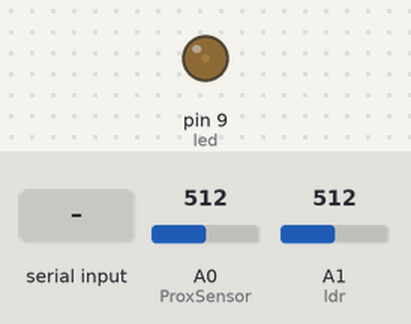
The sketch below on a simulated Arduino Uno, built with avr-gcc and run on an emulated ATmega328P. Parts: output pins drawn as LEDs (lit = HIGH). The test bench sets the inputs (shaded band); at power-on: A0 (ProxSensor) = 512, A1 (ldr) = 512. What the sketch prints to the serial monitor is not drawn.

Above: at 4.2 s.
4.3 s: A0 (ProxSensor) set to 160
5.8 s: A0 (ProxSensor) set to 134
At 6.5 s:
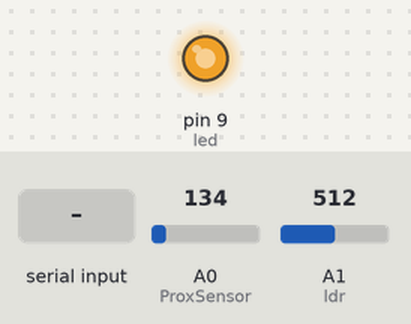
7.7 s: "OFF" received over the second serial link
At 10.2 s:
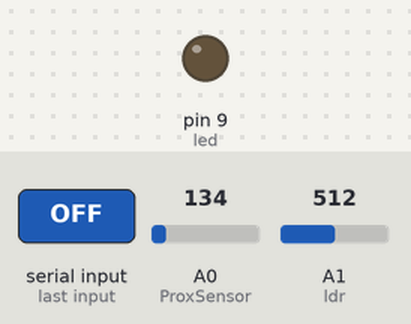
10.9 s: "1" received over the second serial link
At 11.5 s:
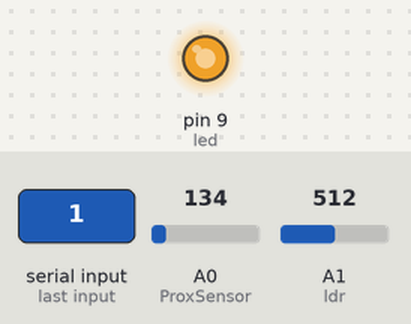
12.4 s: A0 (ProxSensor) set to 306
At 12.8 s:
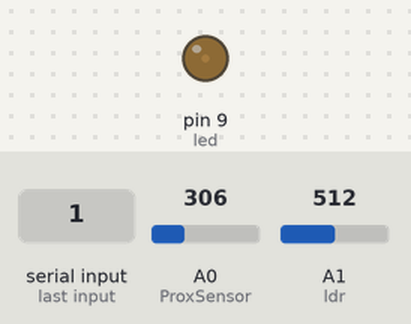
Timing chart, 0 to 15.0 s (numbered marks = the images above; inputs shaded):
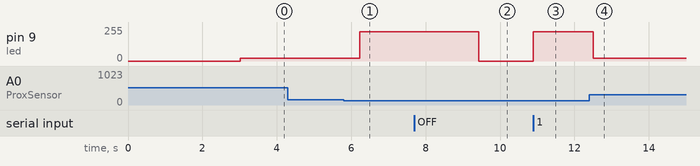

The sketch:

Arduino_UNO.ino
```cpp
const int ldr = A1 ;
const int ProxSensor= A0;
const int led=9;
int inputVal = 0;
String t="ON";
String data1="";
int value;

#include<SoftwareSerial.h>
SoftwareSerial s(2,3);

void setup()
{
  pinMode(led, OUTPUT);
  pinMode(ldr, INPUT);
  pinMode(ProxSensor,INPUT);    //Pin 2 is connected to the output of proximity sensor
  Serial.begin(9600);
  Serial.write(1);
  s.begin(9600);
  s.write(1);
  value=analogRead(ldr);
  Serial.println("Light intesity detected  is: ");
  Serial.print(value);
  delay(3000);
  Serial.println("System is initiated");
}

void loop()
{
  if(WIFI()=="ON")
  {
  if (analogRead(ldr)<=(value+10))
  {
    if(analogRead(ProxSensor)<=150)      //Check the sensor output
    {
    inputVal = analogRead(ProxSensor);
    analogWrite(led,220);   // set the LED on
    delay(800);
  }
  else
  {
    analogWrite(led,20);    // set the LED off
    inputVal = analogRead(ProxSensor);
    delay(800);
  }
  }
  else
   {
    digitalWrite(led, LOW);
  }
  }
  else
  {
    digitalWrite(led, LOW);
  }
}
String WIFI()
{
  Serial.flush();
   if(s.available()>0)
  {
  Serial.flush();
  int data=s.read();
  data1= data1+char(data);
  if(data1=="ON")
  {
  t="ON";
  Serial.println(data1);
  data1="";
  Serial.println("HIGH");
  }

  else if(data1=="OFF")
  {
  t="OFF";
  Serial.println(data1);
  data1="";
  Serial.println("LOW");
  }
  else
  t="ON";

}
return(t);
}
```

Measured:
- the behaviour switches between 151 and 150 on A0 (ProxSensor) (found by bisection; images 0 and 1)
- after the input at 4.3 s, every drawn part: stays the same
- after the input at 5.8 s, pin 9 (led): 20/255 → 220/255 after 0.43 s
- after the input at 7.7 s, pin 9 (led): 220/255 → 0/255 after 1.7 s
- after the input at 10.9 s, pin 9 (led): 0/255 → 220/255 at once
- after the input at 12.4 s, pin 9 (led): 220/255 → 20/255 after 0.10 s
